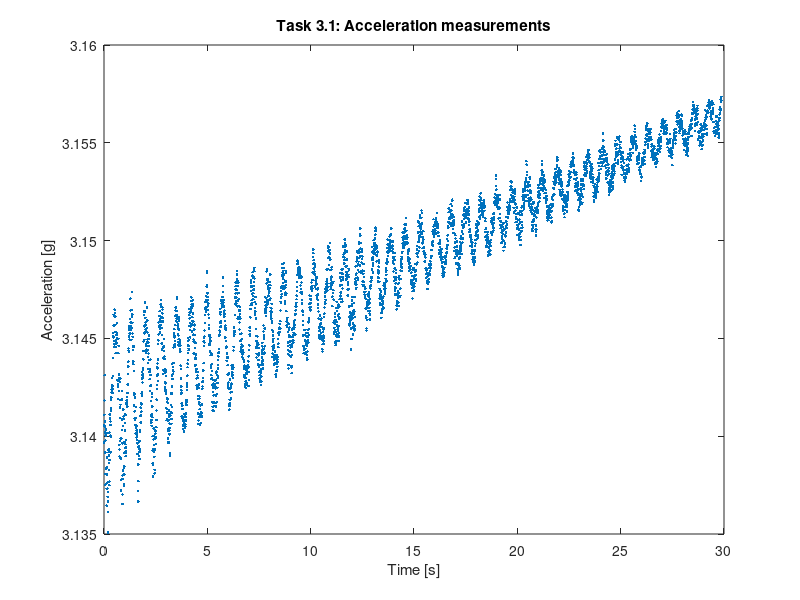
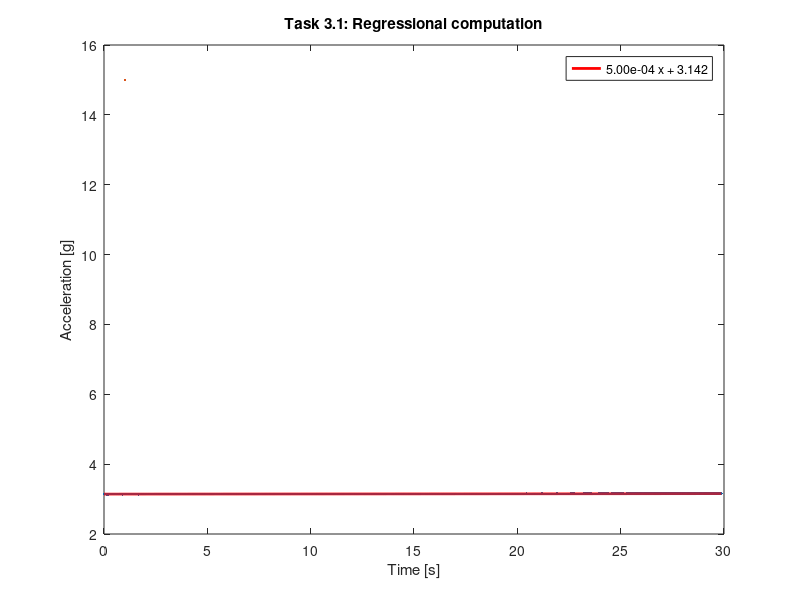
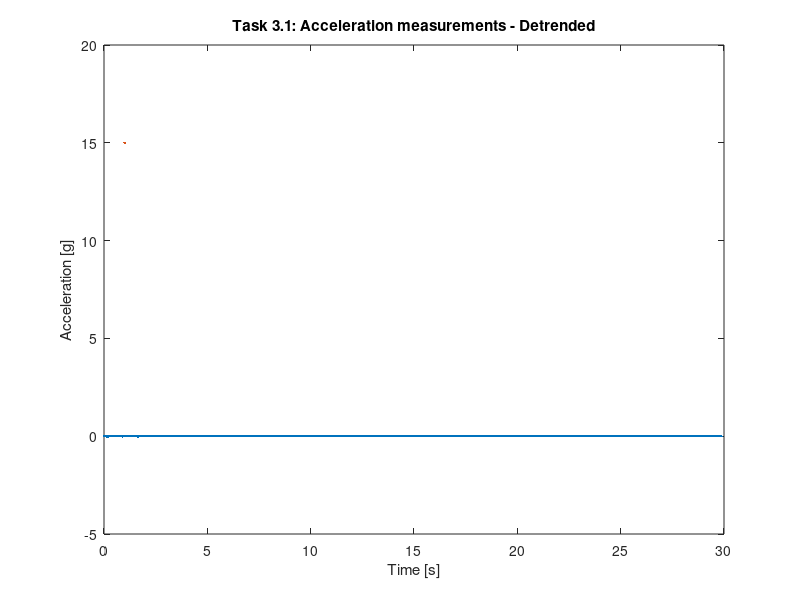

Reproduce these figures in MATLAB, in order.
%--------------------------------------------------------------------------
%   
%          ADJUSTMENT THEORY I
%    Exercise 9: Adjustment Calculation - part IV  
% 
%   Author         : Anastasia Pasioti
%   Version        : October 11, 2018
%   Last changes   : January 11, 2023
%
%--------------------------------------------------------------------------

clc;
clear all;
close all;

%--------------------------------------------------------------------------
%   Task 1
%--------------------------------------------------------------------------
%--------------------------------------------------------------------------
%   Observations and initial values for the unknowns
%--------------------------------------------------------------------------
%Load data


%Error-free values
data = load("Exercise3-1.txt");
t = data(:,1);
y = data(:,2);

figure;
plot(t,y,'.')
title('Task 3.1: Acceleration measurements')
xlabel('Time [s]')
ylabel('Acceleration [g]')
hold off

%Vector of observations
L = y;

%Number of observations
no_n = length(L);

%Initial values for the unknowns
a = 1; %
b = 1; %


%Vector of initial values for the unknowns
X_0 = [a; b];

%Number of unknowns
no_u = length(X_0);

%Redundancy
r = no_n - no_u;

%--------------------------------------------------------------------------
%  Stochastic model
%--------------------------------------------------------------------------

Q_LL = eye(no_n);

%Weight matrix
P = inv(Q_LL);

%--------------------------------------------------------------------------
%  Adjustment
%--------------------------------------------------------------------------
%break-off conditions
epsilon = 10^-12;
delta = 10^-12;
max_x_hat = Inf;
Check2 = Inf;

%Number of iterations
iteration = 0;

while max_x_hat > epsilon || Check2 > delta         
    
     %Observations as functions of the approximations for the unknowns
     L_0 = a*t + b;
     
     %Vector of reduced observations
     l = L - L_0;
    
     %Design matrix with the elements from the Jacobian matrix J
     
     A = [ t , ones(no_n, 1)];  
    
     %Normal matrix
     N = A' * P * A;
     
     %Vector of right hand side of normal equations
     n = A' * P * l;
    
     %Inversion of normal matrix / Cofactor matrix of the unknowns
     Q_xx = inv(N);
    
     %Solution of the normal equations
     x_hat = Q_xx * n;
      
     %Update
     X_hat = X_0 + x_hat;
     X_0 = X_hat;

     a = X_hat(1);
     b = X_hat(2);
    
     %Check 1
     max_x_hat = max(abs(x_hat));
     
     %Vector of residuals
     v = A * x_hat -l;
 
     %Vector of adjusted observations
     L_hat = L + v;
    
     %Objective function
     vTPv = v' * P * v;
    
     %Functional relationships without the observations
     Psi = a * t+b;

     %Check 2
     Check2 = max(abs(L_hat- Psi)); 
    
     %Update number of iterations
     iteration = iteration+1;
  
end

if Check2<=delta
    disp('Everything is fine!')
else
    disp('Something is wrong.')
end

iteration

%--------------------------------------------------------------------------
%  Plot
%--------------------------------------------------------------------------
figure;
plot(t, y, '.', Markersize=15)
title('Task 3.1: Regressional computation')
xlabel('Time [s]')
ylabel('Acceleration [g]')
hold on 
txt = sprintf('%.2e x + %.3f', a, b)

h_line = plot(t, a*t+b, 'DisplayName', txt, 'Color', 'r', 'LineWidth', 2);
legend(h_line, 'Location', 'best');
hold off 

%--------------------------------------------------------------------------
%  Detrend the model
%--------------------------------------------------------------------------
figure;
y_new = y - Psi;
plot(t, y_new, '.', Markersize=15)
title('Task 3.1: Acceleration measurements - Detrended')
xlabel('Time [s]')
ylabel('Acceleration [g]')
hold on 


